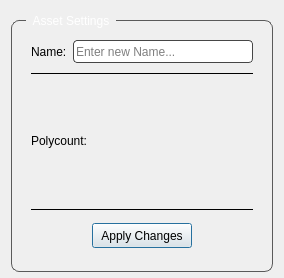
<?xml version="1.0" encoding="UTF-8"?>
<ui version="4.0">
 <class>dialogOptions</class>
 <widget class="QDialog" name="dialogOptions">
  <property name="windowModality">
   <enum>Qt::NonModal</enum>
  </property>
  <property name="geometry">
   <rect>
    <x>0</x>
    <y>0</y>
    <width>284</width>
    <height>278</height>
   </rect>
  </property>
  <property name="minimumSize">
   <size>
    <width>284</width>
    <height>278</height>
   </size>
  </property>
  <property name="maximumSize">
   <size>
    <width>402</width>
    <height>9999</height>
   </size>
  </property>
  <property name="focusPolicy">
   <enum>Qt::NoFocus</enum>
  </property>
  <property name="contextMenuPolicy">
   <enum>Qt::NoContextMenu</enum>
  </property>
  <property name="windowTitle">
   <string>Asset Options</string>
  </property>
  <property name="whatsThis">
   <string notr="true">0</string>
  </property>
  <property name="inputMethodHints">
   <set>Qt::ImhNone</set>
  </property>
  <property name="sizeGripEnabled">
   <bool>false</bool>
  </property>
  <property name="modal">
   <bool>true</bool>
  </property>
  <layout class="QHBoxLayout" name="horizontalLayout">
   <item>
    <widget class="QGroupBox" name="groupBox">
     <property name="minimumSize">
      <size>
       <width>262</width>
       <height>261</height>
      </size>
     </property>
     <property name="styleSheet">
      <string notr="true">QGroupBox{
	border: 1px solid rgb(90, 90, 90);
    border-radius: 8px;
	margin-top: 9px;
}

QGroupBox::title{
	color: white;
	left: 15px;
	subcontrol-position: top left;
	padding: 0 5px;
	margin-top: -12px;
}</string>
     </property>
     <property name="title">
      <string>Asset Settings</string>
     </property>
     <layout class="QVBoxLayout" name="verticalLayout_2">
      <item>
       <layout class="QVBoxLayout" name="verticalLayout" stretch="0,0,0,0,0,0">
        <property name="spacing">
         <number>0</number>
        </property>
        <property name="leftMargin">
         <number>10</number>
        </property>
        <property name="topMargin">
         <number>10</number>
        </property>
        <property name="rightMargin">
         <number>10</number>
        </property>
        <property name="bottomMargin">
         <number>0</number>
        </property>
        <item>
         <layout class="QHBoxLayout" name="horizontalLayout_2" stretch="0,1">
          <property name="spacing">
           <number>6</number>
          </property>
          <property name="bottomMargin">
           <number>0</number>
          </property>
          <item>
           <widget class="QLabel" name="label_name">
            <property name="text">
             <string>Name:</string>
            </property>
           </widget>
          </item>
          <item>
           <widget class="QLineEdit" name="line_asset_rename">
            <property name="minimumSize">
             <size>
              <width>0</width>
              <height>23</height>
             </size>
            </property>
            <property name="styleSheet">
             <string notr="true">QLineEdit {
	border: 1px solid rgb(70, 70, 70);
    border-radius: 4px;
}</string>
            </property>
            <property name="maxLength">
             <number>32766</number>
            </property>
            <property name="placeholderText">
             <string>Enter new Name...</string>
            </property>
           </widget>
          </item>
         </layout>
        </item>
        <item>
         <widget class="Line" name="line">
          <property name="minimumSize">
           <size>
            <width>0</width>
            <height>20</height>
           </size>
          </property>
          <property name="frameShadow">
           <enum>QFrame::Plain</enum>
          </property>
          <property name="orientation">
           <enum>Qt::Horizontal</enum>
          </property>
         </widget>
        </item>
        <item>
         <layout class="QHBoxLayout" name="horizontalLayout_3" stretch="0,0,0">
          <property name="topMargin">
           <number>2</number>
          </property>
          <property name="bottomMargin">
           <number>2</number>
          </property>
          <item>
           <widget class="QLabel" name="label">
            <property name="minimumSize">
             <size>
              <width>120</width>
              <height>0</height>
             </size>
            </property>
            <property name="maximumSize">
             <size>
              <width>200</width>
              <height>16777215</height>
             </size>
            </property>
            <property name="text">
             <string>Polycount:</string>
            </property>
           </widget>
          </item>
          <item>
           <widget class="QLabel" name="label_polycount">
            <property name="text">
             <string/>
            </property>
           </widget>
          </item>
          <item>
           <spacer name="verticalSpacer">
            <property name="orientation">
             <enum>Qt::Vertical</enum>
            </property>
            <property name="sizeHint" stdset="0">
             <size>
              <width>20</width>
              <height>0</height>
             </size>
            </property>
           </spacer>
          </item>
         </layout>
        </item>
        <item>
         <widget class="Line" name="line_2">
          <property name="minimumSize">
           <size>
            <width>0</width>
            <height>20</height>
           </size>
          </property>
          <property name="frameShadow">
           <enum>QFrame::Plain</enum>
          </property>
          <property name="lineWidth">
           <number>1</number>
          </property>
          <property name="orientation">
           <enum>Qt::Horizontal</enum>
          </property>
         </widget>
        </item>
        <item>
         <layout class="QHBoxLayout" name="horizontalLayout_6">
          <property name="leftMargin">
           <number>5</number>
          </property>
          <property name="topMargin">
           <number>4</number>
          </property>
          <property name="rightMargin">
           <number>5</number>
          </property>
          <property name="bottomMargin">
           <number>4</number>
          </property>
          <item>
           <widget class="QPushButton" name="btn_asset_apply">
            <property name="sizePolicy">
             <sizepolicy hsizetype="Fixed" vsizetype="Fixed">
              <horstretch>0</horstretch>
              <verstretch>0</verstretch>
             </sizepolicy>
            </property>
            <property name="minimumSize">
             <size>
              <width>100</width>
              <height>25</height>
             </size>
            </property>
            <property name="maximumSize">
             <size>
              <width>100</width>
              <height>25</height>
             </size>
            </property>
            <property name="text">
             <string>Apply Changes</string>
            </property>
           </widget>
          </item>
         </layout>
        </item>
        <item>
         <spacer name="horizontalSpacer_7">
          <property name="orientation">
           <enum>Qt::Horizontal</enum>
          </property>
          <property name="sizeHint" stdset="0">
           <size>
            <width>40</width>
            <height>10</height>
           </size>
          </property>
         </spacer>
        </item>
       </layout>
      </item>
     </layout>
    </widget>
   </item>
  </layout>
 </widget>
 <resources/>
 <connections/>
</ui>
